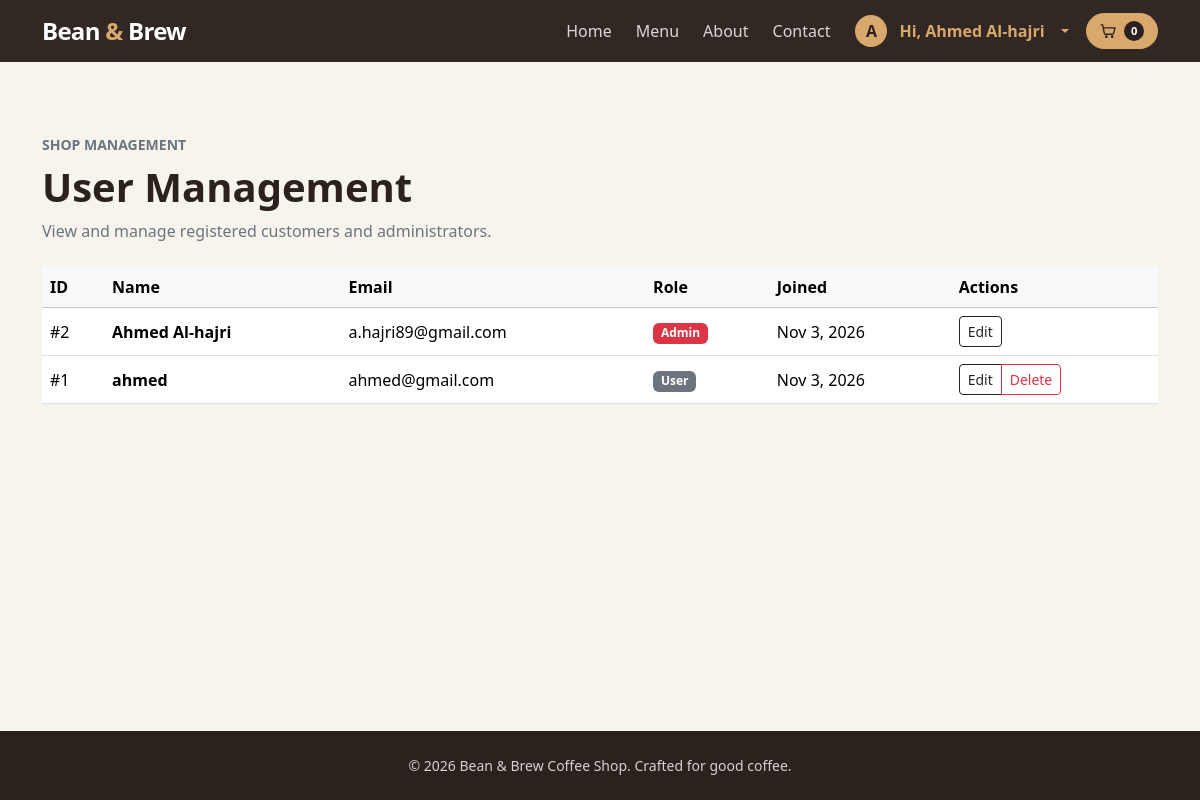
Screenshot of /admin_users.php (signed in) with the database file from the repository.
### tables this page shows
CREATE TABLE users (
    id INTEGER PRIMARY KEY AUTOINCREMENT,
    name TEXT NOT NULL,
    email TEXT NOT NULL UNIQUE,
    password TEXT NOT NULL,
    created_at DATETIME DEFAULT CURRENT_TIMESTAMP
, role TEXT DEFAULT 'user');

### public/admin_users.php (the view, shortened to what this page needs)
<?php
require_once "../includes/config.php";
$stmt = $pdo->query("SELECT id, name, email, role, created_at FROM users ORDER BY name");
$users = $stmt->fetchAll();
include "../includes/header.php";
?>
<section class="container py-4 py-lg-5">
    <div class="d-flex flex-column flex-sm-row justify-content-between align-items-sm-end gap-3 mb-4">
        <div>
            <p class="text-uppercase small fw-semibold text-secondary mb-2">Shop management</p>
            <h1 class="display-6 fw-bold mb-2">User Management</h1>
            <p class="text-secondary mb-0">View and manage registered customers and administrators.</p>
        </div>
    </div>
    <div class="table-responsive">
        <table class="table table-hover align-middle">
            <thead class="table-light">
                <tr>
                    <th>ID</th>
                    <th>Name</th>
                    <th>Email</th>
                    <th>Role</th>
                    <th>Joined</th>
                    <th>Actions</th>
                </tr>
            </thead>
            <tbody>
                <?php if (empty($users)): ?>
                    <tr>
                        <td colspan="6" class="text-center py-4 text-secondary">No users found.</td>
                    </tr>
                <?php else: ?>
                    <?php foreach ($users as $user): ?>
                        <tr>
                            <td>#<?php echo $user['id']; ?></td>
                            <td class="fw-semibold"><?php echo htmlspecialchars($user['name']); ?></td>
                            <td><?php echo htmlspecialchars($user['email']); ?></td>
                            <td>
                                <?php
                                    $roleClass = $user['role'] === 'admin' ? 'badge bg-danger' : 'badge bg-secondary';
                                ?>
                                <span class="<?php echo $roleClass; ?>"><?php echo ucfirst($user['role']); ?></span>
                            </td>
                            <td><?php echo date('M j, Y', strtotime($user['created_at'])); ?></td>
                            <td>
                                <div class="btn-group">
                                    <a href="admin_edit_user.php?id=<?php echo $user['id']; ?>" class="btn btn-sm btn-outline-dark">Edit</a>
                                    <?php if ($user['role'] !== 'admin'): ?>
                                        <button class="btn btn-sm btn-outline-danger" onclick="deleteUser(<?php echo $user['id']; ?>)">Delete</button>
                                    <?php endif; ?>
                                </div>
                            </td>
                        </tr>
                    <?php endforeach; ?>
                <?php endif; ?>
            </tbody>
        </table>
    </div>
</section>
<?php include "../includes/footer.php"; ?>

### includes/header.php (style rules this page uses)
:root { --coffee-ink: #2b211d; --coffee-brown: #56392d; --coffee-gold: #d9a86c; --coffee-cream: #f7f3ed; }
body { background: var(--coffee-cream); color: var(--coffee-ink); min-height: 100vh; display: flex; flex-direction: column; }

### rows the page displays
users: id "2", name "Ahmed Al-hajri", email "a.hajri89@gmail.com", role "Admin", created_at "Nov 3, 2026"
users: id "1", name "ahmed", email "ahmed@gmail.com", role "User", created_at "Nov 3, 2026"

### other values shown
substr($account_name, 0, 1) "A"
$account_name "Ahmed Al-hajri"
